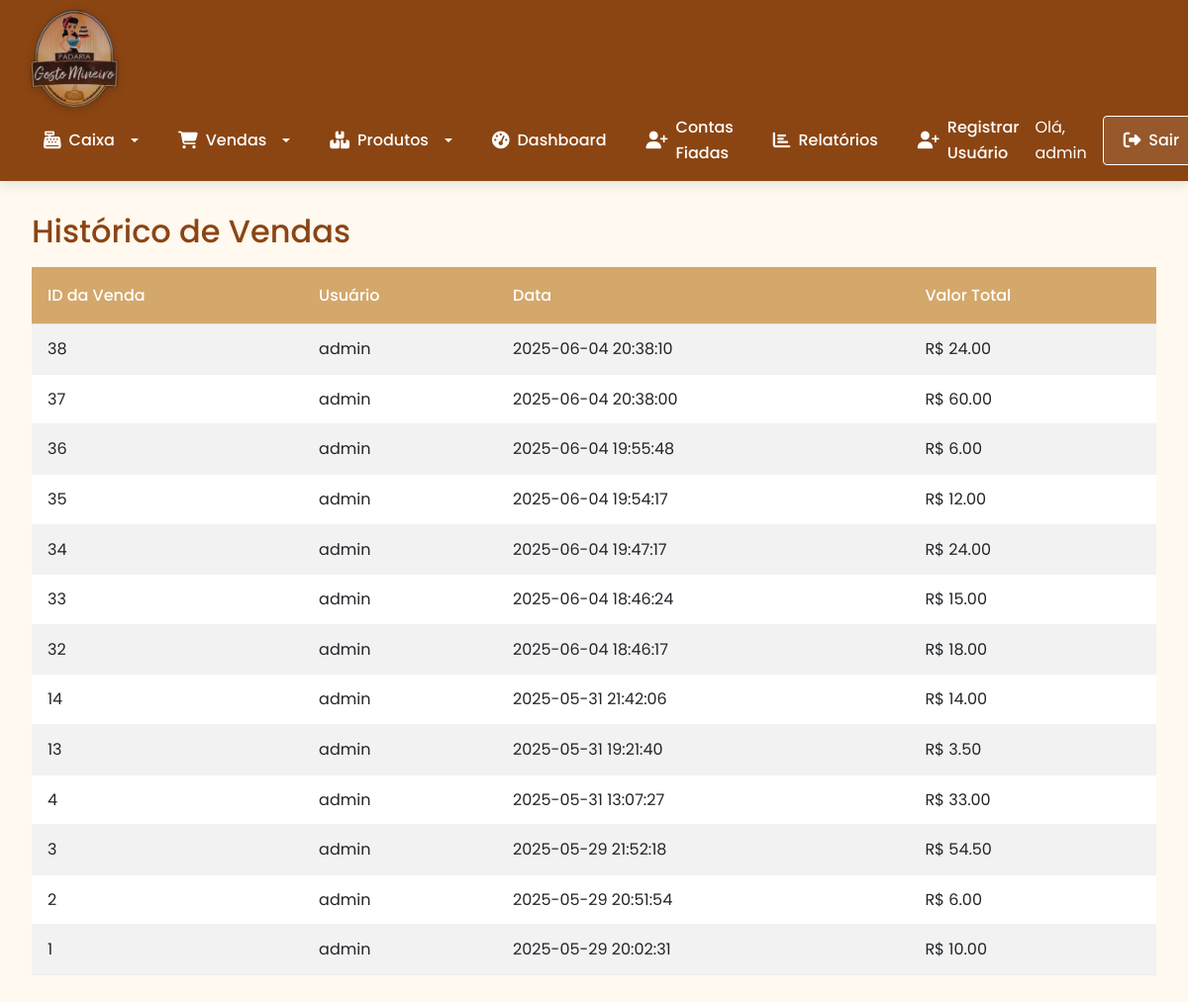
/historico_vendas (signed in), run on an earlier commit of the app's database.
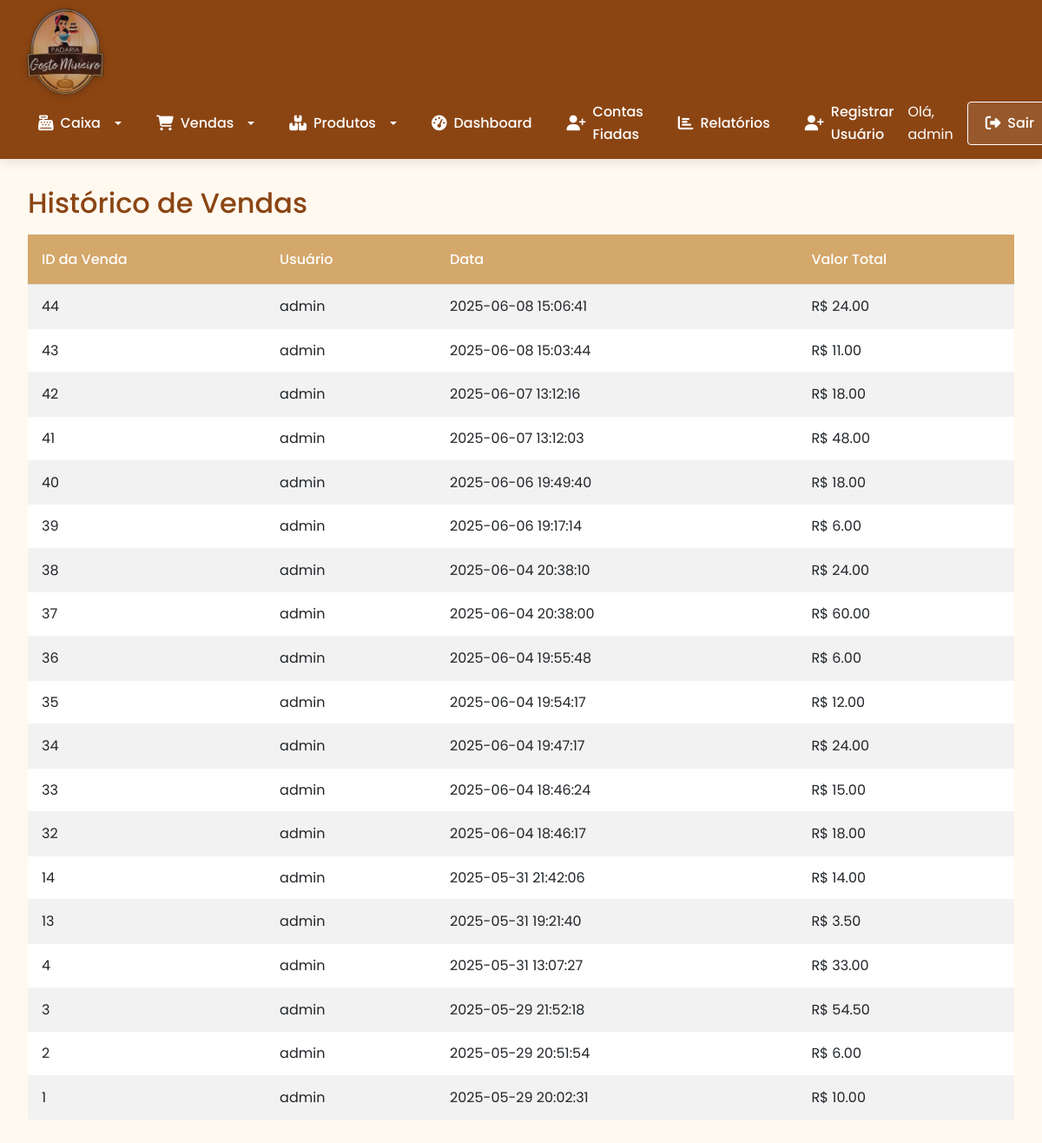
And on a later commit of the database.
### tables this page shows
CREATE TABLE usuarios (
    id INTEGER PRIMARY KEY AUTOINCREMENT,
    nome TEXT NOT NULL,
    senha TEXT NOT NULL,
    tipo TEXT DEFAULT 'usuario' -- adm ou usuario
);

CREATE TABLE vendas (
    id INTEGER PRIMARY KEY AUTOINCREMENT,
    data_hora TEXT NOT NULL,
    usuario_id INTEGER NOT NULL,
    valor_total REAL NOT NULL,
    forma_pagamento TEXT NOT NULL,
    FOREIGN KEY(usuario_id) REFERENCES usuarios(id)
);

### app.py (the view)
@app.route('/historico_vendas')
@login_required
def historico_vendas():
    db = get_db()
    usuario_id = current_user.id
    vendas_usuario = db.execute('''
        SELECT v.id, u.nome, v.valor_total, v.data_hora
        FROM vendas v
        JOIN usuarios u ON v.usuario_id = u.id
        WHERE v.usuario_id = ?
        ORDER BY v.data_hora DESC
    ''', (usuario_id,)).fetchall()
    return render_template('historico_vendas.html', vendas=vendas_usuario)

### app.py (called while the page is built)
@app.before_request
def make_session_permanent():
    session.permanent = True  # Ativa expiração da sessão

@login_manager.user_loader
def load_user(user_id):
    db = get_db()
    cur = db.execute('SELECT * FROM usuarios WHERE id = ?', (user_id,))
    user = cur.fetchone()
    if user:
        return User(user[0], user[1], user[3])
    return None

### database.py (called while the page is built)
def get_db():
    db = getattr(g, '_database', None)
    if db is None:
        db = g._databse = sqlite3.connect(DATABASE)
        db.row_factory = sqlite3.Row
    return db

def close_connection(exception):
    db = getattr(g, '_database', None)
    if db is not None:
        db.close()

### templates/historico_vendas.html (shortened to what this page needs)
{% extends "base.html" %}
{% block content %}
<h2>Histórico de Vendas</h2>
{% if vendas %}
    <table class="table table-striped">
        <thead>
            <tr>
                <th>ID da Venda</th>
                <th>Usuário</th>
                <th>Data</th>
                <th>Valor Total</th>
            </tr>
        </thead>
        <tbody>
            {% for venda in vendas %}
                <tr>
                    <td>{{ venda[0] }}</td>
                    <td>{{ venda[1] }}</td>
                    <td>{{ venda[3] }}</td>
                    <td>R$ {{ "%.2f"|format(venda[2]) }}</td>
                </tr>
            {% endfor %}
        </tbody>
    </table>
{% else %}
    <p class="alert alert-info">Nenhuma venda registrada ainda.</p>
{% endif %}
{% endblock %}

### templates/base.html (shortened to what this page needs)
<!DOCTYPE html>
<html lang="pt-br">
<head>
    <link href="https://cdn.jsdelivr.net/npm/bootstrap@5.3.0/dist/css/bootstrap.min.css" rel="stylesheet">
    <link href="https://cdnjs.cloudflare.com/ajax/libs/font-awesome/6.4.0/css/all.min.css" rel="stylesheet">
    <link rel="stylesheet" href="{{ url_for('static', filename='style.css') }}">
</head>
<body>
<header>
    <nav class="navbar navbar-expand-lg">
        <div class="container-fluid">
            <div class="navbar-logo">
                <a href="{{ url_for('index') }}">
                    <img src="{{ url_for('static', filename='logo.png') }}" />
                </a>
            </div>
            <div class="collapse navbar-collapse" id="navbarContent">
                <ul class="navbar-nav me-auto mb-2 mb-lg-0">
                    {% if current_user.is_authenticated %}
                        <li class="nav-item dropdown">
                            <a class="nav-link dropdown-toggle" href="#" id="caixaDropdown" role="button" data-bs-toggle="dropdown">
                                <i class="fas fa-cash-register"></i> Caixa
                            </a>
                        </li>
                        <li class="nav-item dropdown">
                            <a class="nav-link dropdown-toggle" href="#" id="vendasDropdown" role="button" data-bs-toggle="dropdown">
                                <i class="fas fa-cart-shopping"></i> Vendas
                            </a>
                        </li>
                        <li class="nav-item dropdown">
                            <a class="nav-link dropdown-toggle" href="#" id="produtosDropdown" role="button" data-bs-toggle="dropdown">
                                <i class="fas fa-boxes"></i> Produtos
                            </a>
                        </li>
                        <li class="nav-item">
                            <a class="nav-link" href="{{ url_for('dashboard') }}"><i class="fas fa-tachometer-alt"></i> Dashboard</a>
                        </li>
                        <li class="nav-item">
                            <a class="nav-link" href="{{ url_for('listar_clientes') }}"><i class="fas fa-user-plus"></i> Contas Fiadas</a>
                        </li>
                        <li class="nav-item">
                            <a class="nav-link" href="{{ url_for('relatorios') }}"><i class="fas fa-chart-bar"></i> Relatórios</a>
                        </li>
                        {% if current_user.tipo == 'adm' %}
                            <li class="nav-item">
                                <a class="nav-link" href="{{ url_for('register') }}"><i class="fas fa-user-plus"></i> Registrar Usuário</a>
                            </li>
                        {% endif %}
                    {% else %}
                        <li class="nav-item">
                            <a class="nav-link" href="{{ url_for('login') }}"><i class="fas fa-sign-in-alt"></i> Login</a>
                        </li>
                    {% endif %}
                </ul>
                <div class="d-flex align-items-center">
                    {% if current_user.is_authenticated %}
                        <span class="text-white me-3">Olá, {{ current_user.nome }}</span>
                        <a href="{{ url_for('logout') }}" class="btn btn-outline-light"><i class="fas fa-sign-out-alt"></i> Sair</a>
                    {% endif %}
                </div>
            </div>
        </div>
    </nav>
</header>
<div class="container">
    {% block content %}{% endblock %}
</div>
</body>
</html>

### static/style.css (style rules this page uses)
:root { --primary: #D4A76A; --secondary: #8B4513; --accent: #E31837; --light: #FFF9F0; --dark: #2C241B; --success: #5CB85C; --info: #5BC0DE; --warning: #F0AD4E; --danger: #D9534F; }
* { margin: 0; padding: 0; box-sizing: border-box; font-family: 'Poppins', sans-serif; }
body { font-family: 'Poppins', sans-serif; background-color: var(--light); color: var(--dark); line-height: 1.6; min-height: 100vh; }
.navbar { background-color: var(--secondary); padding: 1rem 2rem; box-shadow: 0 4px 12px rgba(0, 0, 0, 0.1); display: flex; align-items: center; flex-wrap: wrap; justify-content: space-around; }
.navbar-nav { display: flex; align-items: center; gap: 1.5rem; }
.navbar-logo img { height: 80px; filter: drop-shadow(0 2px 4px rgba(0, 0, 0, 0.2)); transition: transform 0.3s ease; }
.nav-link { color: white; text-decoration: none; font-weight: 500; font-size: 1rem; padding: 0.5rem 1rem; border-radius: 4px; transition: all 0.3s ease; justify-content: space-around; gap: 0.5rem; }
.nav-link i { font-size: 1.1rem; }
.container { flex: 1; padding: 2rem; max-width: 1200px; margin: 0 auto; width: 100%; }
.btn { padding: 0.5rem 1.25rem; border-radius: 4px; font-weight: 500; height: 50px; transition: all 0.3s ease; border: none; cursor: pointer; display: inline-flex; align-items: center; gap: 0.5rem; }
.btn-outline-light { background-color: transparent; color: white; border: 1px solid white; }
.table { width: 100%; border-collapse: collapse; }
.table th { background-color: var(--primary); color: white; padding: 1rem; text-align: left; font-weight: 500; }
.table td { padding: 0.75rem 1rem; border-bottom: 1px solid rgba(0, 0, 0, 0.05); }
h1, h2, h3, h4, h5, h6 { color: var(--secondary); margin-bottom: 1rem; }
h2 { font-size: 2rem; }
a, button { transition: all 0.3s ease; }
.nav-item { animation: fadeIn 0.5s ease forwards; }
i.fas { font-size: 1.1em; }
.btn-outline-light { background-color: rgba(255, 255, 255, 0.1); transition: all 0.3s ease; }
.navbar { background-color: var(--secondary); padding: 0.5rem 1rem; }
.navbar-expand-lg .navbar-nav .nav-link { padding: 0.5rem 1rem; color: white; display: flex; align-items: center; gap: 0.5rem; }
.navbar-nav { gap: 0.5rem; }
.navbar-logo img { height: 100px; margin-right: 1rem; }
.dropdown-toggle::after { margin-left: 0.5em; vertical-align: 0.15em; }

What changed in the data, as far as the page shows it:
added vendas: id "44", nome "admin", data_hora "2025-06-08 15:06:41", valor_total "24.00"
added vendas: id "43", nome "admin", data_hora "2025-06-08 15:03:44", valor_total "11.00"
added vendas: id "42", nome "admin", data_hora "2025-06-07 13:12:16", valor_total "18.00"
added vendas: id "41", nome "admin", data_hora "2025-06-07 13:12:03", valor_total "48.00"
added vendas: id "40", nome "admin", data_hora "2025-06-06 19:49:40", valor_total "18.00"
added vendas: id "39", nome "admin", data_hora "2025-06-06 19:17:14", valor_total "6.00"
